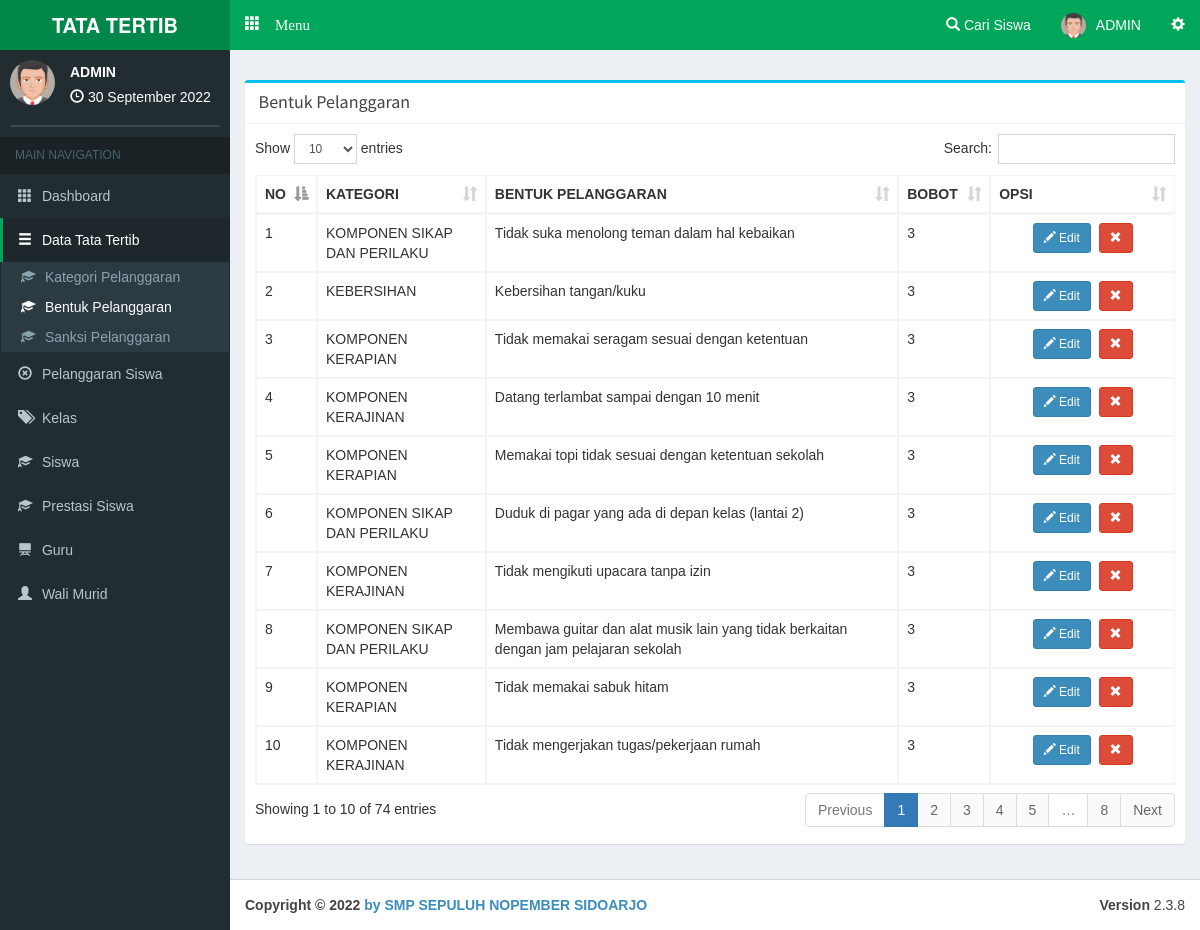
Page /admin/bentukpelanggaran (signed in) on the committed database.
### tables this page shows
CREATE TABLE `benpel` (
  `c_benpel` varchar(10) NOT NULL,
  `c_katbenpel` varchar(10) NOT NULL,
  `benpel` text NOT NULL,
  `bobot` int(11) NOT NULL
);

CREATE TABLE `katbenpel` (
  `c_katbenpel` varchar(10) NOT NULL,
  `katbenpel` varchar(30) NOT NULL
);

### php/config.php (called while the page is built, shortened)
<?php
$base='http://localhost/pointsiswa/';
$basead='http://localhost/pointsiswa/admin/';
?>

### php/function.php (called while the page is built, shortened)
<?php
function tgl($date){
  $array_bulan = array(1=>'Januari','Februari','Maret', 'April', 'Mei', 'Juni','Juli','Agustus','September','Oktober', 'November','Desember');
  $date = strtotime($date);
  $tanggal = date ('j', $date);
  $bulan = $array_bulan[date('n',$date)];
  $tahun = date('Y',$date);
  $result = $tanggal ." ". $bulan ." ". $tahun;
  return($result);
}
?>

### admin/view/a-bentukpel.php (the view, shortened to what this page needs)
      <div class="row">
        <div class="col-xs-12 col-md-12 col-lg-12">
          <div class="box box-info">
            <div class="box-header  with-border">
            <?php if(isset($_GET['q'])){ ?>
              <h3 class="box-title"></span>&nbsp;Bentuk Pelanggaran Kategori <b><?php echo $hjenpel['katbenpel']; ?></b></h3><span style="float:right;"><a href="<?php echo $basead; ?>addbentukpelanggaran/<?php echo $_GET['q']; ?>" class="btn btn-circle btn-primary"><i class="glyphicon glyphicon-plus"></i> Bentuk Pelanggaran</a></span>
            <?php }else{?>
              <h3 class="box-title"></span>&nbsp;Bentuk Pelanggaran</h3>
            <?php } ?>
            </div>
            <div class="box-body table-responsive">
              <table id="example1" class="table table-bordered table-hover">
                <thead>
                <tr>
                  <th width="5%">NO</th>
                <?php if(empty($_GET['q'])){
                  echo '<th>KATEGORI</th>';
                } ?>
                  <th>BENTUK PELANGGARAN</th>
                  <th width="10%">BOBOT</th>
                  <th width="20%">OPSI</th>
                </tr>
                </thead>
                <tbody>
<?php
if(isset($_GET['q'])){ $smk=mysqli_query($con,"SELECT * FROM benpel where c_katbenpel='$_GET[q]' order by bobot asc ");}
else{ $smk=mysqli_query($con,"SELECT * FROM benpel order by bobot asc ");}
$vr=1;while($akh=mysqli_fetch_array($smk)){ $kb=mysqli_fetch_array(mysqli_query($con,"SELECT * FROM katbenpel where c_katbenpel='$akh[c_katbenpel]' ")); ?>
                <tr>
                  <td><?php echo $vr; ?></td>
                <?php if(empty($_GET['q'])){
                  echo '<td>'.$kb['katbenpel'].'</td>';
                }?>
                  <td><?php echo $akh['benpel']; ?></td>
                  <td><?php echo $akh['bobot']; ?></td>
                  <td align="center">
                  <a data-target="#edit<?php echo $akh['c_benpel']; ?>" data-toggle="modal" class="btn btn-primary btn-sm"><i class="glyphicon glyphicon-pencil"></i> Edit</a>
                  &nbsp;<a class="btn btn-danger btn-sm" data-target="#hapus<?php echo $akh['c_benpel']; ?>" data-toggle="modal"><i class="glyphicon glyphicon-remove"></i></a></td>
                </tr>
<?php $vr++; } ?>
                </tbody>
              </table>
            </div>
          </div>
        </div>
      </div>

### admin/main.php (shortened to what this page needs)
<?php date_default_timezone_set('Asia/Jakarta');$date=date('Y-m-d'); require '../php/config.php'; require '../php/function.php'; session_start(); if(empty($_SESSION['c_admin'])){header('location:../login');} $na=mysqli_fetch_array(mysqli_query($con,"SELECT * FROM admin where c_admin='$_SESSION[c_admin]' "));  ?>
<!DOCTYPE html>
<html>
<head>
  <link rel="stylesheet" href="<?php echo $base; ?>theme/bootstrap/css/bootstrap.min.css">
  <link rel="stylesheet" href="<?php echo $base; ?>theme/plugins/datatables/dataTables.bootstrap.css">
  <link rel="stylesheet" href="<?php echo $base; ?>theme/dist/css/AdminLTE.min.css">
  <link rel="stylesheet" href="<?php echo $base; ?>theme/dist/css/skins/_all-skins.min.css">
  <link rel="stylesheet" href="<?php echo $base; ?>theme/plugins/iCheck/square/blue.css">
  <link rel="stylesheet" href="<?php echo $base; ?>theme/plugins/pace/pace.min.css">
  <link rel="stylesheet" href="<?php echo $base; ?>theme/plugins/select2/select2.min.css">
  <link href="<?php echo $base; ?>theme/datetime/css/bootstrap-datetimepicker.min.css" rel="stylesheet">
</head>
<body class="skin-green hold-transition fixed"
oncontextmenu="return false">
<div class="wrapper">
  <header class="main-header">
    <a href="#" class="logo">
      <span class="logo-lg"><b>TATA TERTIB</b></span>
    </a>
    <nav class="navbar navbar-static-top" role="navigation">
     <a href="#" class="glyphicon glyphicon-th" data-toggle="offcanvas" role="button" style="color: #fff;margin-top: 15px;margin-left: 15px;font-size: 15px;"> Menu
      </a>
      <div class="navbar-custom-menu">
        <ul class="nav navbar-nav">
          <li class="dropdown notifications-menu">
            <a href="#" class="dropdown-toggle" data-toggle="dropdown">
              <i class="glyphicon glyphicon-search"></i> Cari Siswa
            </a>
          </li>
          <li class="dropdown user user-menu">
            <a href="#" class="dropdown-toggle" data-toggle="dropdown">
            <img src="<?php echo $base; ?>php/img/avatar1.png" class="user-image" alt="User Image">
              <span class="hidden-xs"><?php echo $na['nama'] ?></span>
            </a>
          </li>
          <li>
            <a href="#" data-toggle="control-sidebar"><i class="glyphicon glyphicon-cog"></i></a>
          </li>
        </ul>
      </div>
    </nav>
  </header>
  <aside class="main-sidebar">
    <section class="sidebar">
      <div class="user-panel">
        <div class="pull-left image">
          <img src="<?php echo $base; ?>php/img/avatar1.png" class="img-circle" alt="User Image">
        </div>
        <div class="pull-left info">
          <p><?php echo $na['nama']; ?></p>
          <i class="glyphicon glyphicon-time"></i> <?php echo tgl(date('d-m-Y')); ?>
        </div>
      </div>
      <form action="#" method="get" class="sidebar-form">
      </form>
<?php
if(empty($_GET['smkakh'])){
  $aak='class="active"';$bak='';$cak='';$drop1='';$drop2='';$drop3='';$dak='';$eak='';$fak='';$gak='';
}
else{
  $act=($_GET['smkakh']);
  if($act=='kategoripelanggaran' or $act=='bentukpelanggaran' or $act=='addbentukpelanggaran' or $act=='sanksipelanggaran' or $act=='addsanksi' or $act=='editsanksi'){
    $aak='';$bak='class="active"';$cak='';$dak='';$eak='';$fak='';$gak='';
    if($act=='kategoripelanggaran'){$drop1='class="active"';$drop2='';$drop3='';}
    else if($act=='bentukpelanggaran' or $act=='addbentukpelanggaran'){$drop1='';$drop2='class="active"';$drop3='';}
    else if($act=='sanksipelanggaran' or $act=='addsanksi' or $act=='editsanksi'){$drop1='';$drop2='';$drop3='class="active"';}
  }
}
?>
      <ul class="sidebar-menu">
        <li class="header">MAIN NAVIGATION</li>
        <li <?php echo $aak; ?>>
          <a href="<?php echo $basead; ?>">
            <i class="glyphicon glyphicon-th"></i> <span>Dashboard</span>
          </a>
        </li>
        <li <?php echo $bak; ?>>
          <a href="#">
            <i class="glyphicon glyphicon-menu-hamburger"></i>
            <span>Data Tata Tertib</span>
          </a>
          <ul class="treeview-menu">
            <li <?php echo $drop1; ?>><a href="<?php echo $basead; ?>kategoripelanggaran"><i class="glyphicon glyphicon-education"></i> Kategori Pelanggaran</a></li>
            <li <?php echo $drop2; ?>><a href="<?php echo $basead; ?>bentukpelanggaran"><i class="glyphicon glyphicon-education"></i> Bentuk Pelanggaran</a></li>
            <li <?php echo $drop3; ?>><a href="<?php echo $basead; ?>sanksipelanggaran"><i class="glyphicon glyphicon-education"></i> Sanksi Pelanggaran</a></li>
          </ul>
        </li>
        <li <?php echo $gak; ?>>
          <a href="<?php echo $basead; ?>pelanggaransiswa">
            <i class="glyphicon glyphicon-remove-circle"></i> <span>Pelanggaran Siswa</span>
          </a>
        </li>
        <li <?php echo $cak; ?>>
          <a href="<?php echo $basead; ?>kelas">
            <i class="glyphicon glyphicon-tags"></i> <span>Kelas</span>
          </a>
        </li>
        <li <?php echo $dak; ?>>
          <a href="<?php echo $basead; ?>siswa">
            <i class="glyphicon glyphicon-education"></i> <span>Siswa</span>
          </a>
        </li>
        <li <?php echo $dak; ?>>
          <a href="<?php echo $basead; ?>prestasi">
            <i class="glyphicon glyphicon-education"></i> <span>Prestasi Siswa</span>
          </a>
        </li>
        <li <?php echo $eak; ?>>
          <a href="<?php echo $basead; ?>guru">
            <i class="glyphicon glyphicon-blackboard"></i> <span>Guru</span>
          </a>
        </li>
        <li <?php echo $fak; ?>>
          <a href="<?php echo $basead; ?>walimurid">
            <i class="glyphicon glyphicon-user"></i> <span>Wali Murid</span>
          </a>
        </li>
      </ul>
    </section>
  </aside>
  <div class="content-wrapper">
    <section class="content-header">
    </section>
    <section class="content">
<?php
  if(empty($_GET['smkakh'])){require 'view/home.php';}
  else{
    $act=($_GET['smkakh']);
    if($act=='kategoripelanggaran'){
      require 'view/a-jenispel.php';
    }
    else if($act=='bentukpelanggaran'){
      require 'view/a-bentukpel.php';
    }
  }
?>
    </section>
  </div>
</div>
  <footer class="main-footer">
    <div class="pull-right hidden-xs">
      <b>Version</b> 2.3.8
    </div>
    <strong>Copyright &copy; 2022 <a href="https://www.aplikasipendidikan.net/">by SMP SEPULUH NOPEMBER SIDOARJO </a></strong>
  </footer>
</body>
</html>

### admin/main.php (style rules this page uses)
body { font-family:arial; }

### rows in the picture
benpel: katbenpel.katbenpel "KOMPONEN SIKAP DAN PERILAKU", benpel "Tidak suka menolong teman dalam hal kebaikan", bobot "3"
benpel: katbenpel.katbenpel "KEBERSIHAN", benpel "Kebersihan tangan/kuku", bobot "3"
benpel: katbenpel.katbenpel "KOMPONEN KERAPIAN", benpel "Tidak memakai seragam sesuai dengan ketentuan", bobot "3"
benpel: katbenpel.katbenpel "KOMPONEN KERAJINAN", benpel "Datang terlambat sampai dengan 10 menit", bobot "3"
benpel: katbenpel.katbenpel "KOMPONEN KERAPIAN", benpel "Memakai topi tidak sesuai dengan ketentuan sekolah", bobot "3"
benpel: katbenpel.katbenpel "KOMPONEN SIKAP DAN PERILAKU", benpel "Duduk di pagar yang ada di depan kelas (lantai 2)", bobot "3"
benpel: katbenpel.katbenpel "KOMPONEN KERAJINAN", benpel "Tidak mengikuti upacara tanpa izin", bobot "3"
benpel: katbenpel.katbenpel "KOMPONEN SIKAP DAN PERILAKU", benpel "Membawa guitar dan alat musik lain yang tidak berkaitan dengan jam pelajaran sekolah", bobot "3"
benpel: katbenpel.katbenpel "KOMPONEN KERAPIAN", benpel "Tidak memakai sabuk hitam", bobot "3"
benpel: katbenpel.katbenpel "KOMPONEN KERAJINAN", benpel "Tidak mengerjakan tugas/pekerjaan rumah", bobot "3"

### other values in the picture
$na['nama'] "ADMIN"
